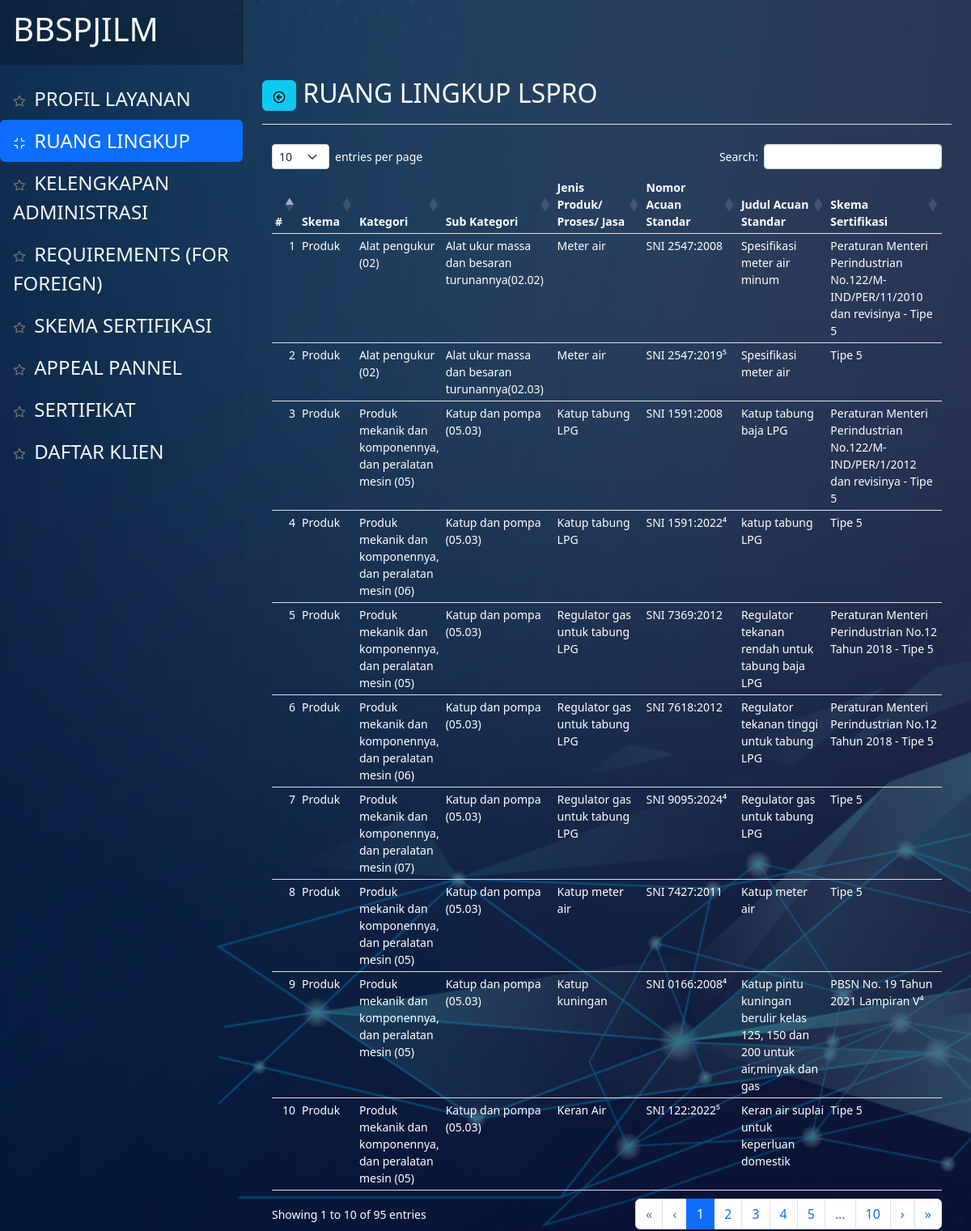
The app's page /index.php/lspro/lingkup with its own data.
### tables this page shows
CREATE TABLE `tbl_devmenu` (
  `id` int(11) NOT NULL,
  `afiliasi` varchar(63) NOT NULL,
  `nama` varchar(63) NOT NULL,
  `icon` varchar(63) NOT NULL,
  `link` varchar(127) NOT NULL,
  `nourut` int(15) NOT NULL,
  `status` varchar(15) NOT NULL
);

CREATE TABLE `tbl_lsprolingkup` (
  `id` int(11) NOT NULL,
  `skema` varchar(127) NOT NULL,
  `kategori` varchar(127) NOT NULL,
  `subkategori` varchar(127) NOT NULL,
  `jenis` varchar(127) NOT NULL,
  `noacuan` varchar(127) NOT NULL,
  `judulacuan` varchar(127) NOT NULL,
  `skemasertifikasi` varchar(127) NOT NULL,
  `status` varchar(15) NOT NULL
);

### application/views/partial.php (called while the page is built, shortened)
<?php $this->load->view('_partial/header'); ?>
<?php $this->load->view($subview); ?>

### application/controllers/Lspro.php (called while the page is built, shortened)
<?php
class Lspro extends CI_Controller
{
    public function __construct()
    {
        $this->load->model(['Dashboard_mod']);
    }
    public function lingkup()
    {
        $data['judul'] = "RUANG LINGKUP LSPRO";
        $data['getmenu'] = $this->Dashboard_mod->getAllData('tbl_devmenu', ['tbl_devmenu.status' => '1', 'tbl_devmenu.afiliasi' => 'lspro'])->result_array();
        $data['menuid'] = '17';
        $data['getlingkuplspro'] = $this->Dashboard_mod->getAllData('tbl_lsprolingkup', ['tbl_lsprolingkup.status' => '1'])->result_array();
        $data['subview'] = "lspro/lingkup";
        $this->load->view('partial', $data);
    }
}

### index.php (called while the page is built, shortened)
<?php
require_once BASEPATH.'core/CodeIgniter.php';

### application/models/Dashboard_mod.php (called while the page is built)
<?php
class Dashboard_mod extends CI_model
{
    public function getAllData($table, $where = null)
    {
        $this->db->from($table);
        if (isset($where)) {
            $this->db->where($where);
        }
        if ($table === "tbl_devmenu") {
            $this->db->order_by('tbl_devmenu.nourut', 'ASC');
        } else {
            $this->db->order_by('id', 'asc');
        }
        return $this->db->get();
    }
}

### application/views/lspro/lingkup.php (the view, shortened to what this page needs)
<div class="d-flex justify-content-between flex-wrap flex-md-nowrap align-items-center pt-3 pb-2 mb-3 border-bottom">
    <h1 class="h2"><a href="<?= base_url('dashboard/menulayanan') ?>" class="btn btn-info"><i data-feather="arrow-left-circle"></i></a> <?= $judul ?></h1>
</div>
<div class="table-responsive">
    <table class="table table-sm text-white" id="tabelruanglingkuplspro">
        <thead>
            <tr>
                <th scope="col">#</th>
                <th scope="col">Skema</th>
                <th scope="col">Kategori</th>
                <th scope="col">Sub Kategori</th>
                <th scope="col">Jenis Produk/ Proses/ Jasa</th>
                <th scope="col">Nomor Acuan Standar</th>
                <th scope="col">Judul Acuan Standar</th>
                <th scope="col">Skema Sertifikasi</th>
            </tr>
        </thead>
        <tbody>
            <?php foreach ($getlingkuplspro as $row) : ?>
                <tr>
                    <td><?= $row['id'] ?></td>
                    <td><?= $row['skema'] ?></td>
                    <td><?= $row['kategori'] ?></td>
                    <td><?= $row['subkategori'] ?></td>
                    <td><?= $row['jenis'] ?></td>
                    <td><?= $row['noacuan'] ?></td>
                    <td><?= $row['judulacuan'] ?></td>
                    <td><?= $row['skemasertifikasi'] ?></td>
                </tr>
            <?php endforeach; ?>
        </tbody>
    </table>
</div>

### application/views/_partial/header.php (shortened to what this page needs)
<!doctype html>
<html lang="en">
<head>
    <link href="<?= base_url('') ?>assets/dist/css/bootstrap.min.css" rel="stylesheet">
    <link href="<?= base_url('') ?>assets/DataTables/datatables.min.css" rel="stylesheet">
    <link href="<?= base_url('') ?>/assets/css/dashboard.css" rel="stylesheet">
</head>
<body class="text-white">
    <header class="navbar navbar-dark sticky-top flex-md-nowrap p-0">
        <a class="navbar-brand col-md-3 col-lg-3 me-10 px-3 fs-6" href="<?= base_url('dashboard/menuutama') ?>">
            <h1>BBSPJILM</h1>
        </a>
    </header>
    <div class="container-fluid text-white">
        <div class="row">
            <nav id="sidebarMenu" class="col-md-3 col-lg-3 d-md-block sidebar collapse">
                <div class="position-sticky pt-5 sidebar-sticky ">
                    <ul class="nav nav-pills d-flex flex-column justify-content-evenly align-text-center mb-auto ">
                        <?php foreach ($getmenu as $row) : ?>
                            <li class="nav-item">
                                <a href="<?= base_url($row['link']) ?>" class="nav-link fs-4 text-light <?= ($row['id'] == $menuid) ? "active" : "" ?>" aria-current="page">
                                    <i data-feather="<?= $row['icon'] ?>"></i>
                                    <?= $row['nama'] ?>
                                </a>
                            </li>
                        <?php endforeach; ?>
                    </ul>
                </div>
            </nav>
            <main class="col-md-9 ms-sm-auto col px-md-4">

### assets/css/dashboard.css (style rules this page uses)
body { font-size: .875rem; }
.feather { width: 16px; height: 16px; }
.sidebar { position: fixed; top: 0; bottom: 0; left: 0; z-index: 100; padding: 48px 0 0; box-shadow: inset -1px 0 0 rgba(0, 0, 0, .1); }
.sidebar-sticky { height: calc(100vh - 48px); overflow-x: hidden; overflow-y: auto; }
.sidebar .nav-link { font-weight: 500; color: #333; }
.sidebar .nav-link .feather { margin-right: 4px; color: #727272; }
.sidebar .nav-link.active { color: #2470dc; }
.sidebar .nav-link:hover .feather, .sidebar .nav-link.active .feather { color: inherit; }
.navbar-brand { padding-top: .75rem; padding-bottom: .75rem; background-color: rgba(0, 0, 0, .25); box-shadow: inset -1px 0 0 rgba(0, 0, 0, .25); }

### records on screen
tbl_devmenu: nama "PROFIL LAYANAN"
tbl_devmenu: nama "RUANG LINGKUP"
tbl_devmenu: nama "KELENGKAPAN ADMINISTRASI"
tbl_devmenu: nama "REQUIREMENTS (FOR FOREIGN)"
tbl_devmenu: nama "SKEMA SERTIFIKASI"
tbl_devmenu: nama "APPEAL PANNEL"
tbl_devmenu: nama "SERTIFIKAT"
tbl_devmenu: nama "DAFTAR KLIEN"
tbl_lsprolingkup: id "1", skema "Produk", kategori "Alat pengukur (02)", subkategori "Alat ukur massa dan besaran turunannya(02.02)", jenis "Meter air", noacuan "SNI 2547:2008", judulacuan "Spesifikasi meter air minum", skemasertifikasi "Peraturan Menteri Perindustrian No.122/M-IND/PER/11/2010 dan revisinya - Tipe 5"
tbl_lsprolingkup: id "2", skema "Produk", kategori "Alat pengukur (02)", subkategori "Alat ukur massa dan besaran turunannya(02.03)", jenis "Meter air", noacuan "SNI 2547:2019⁵", judulacuan "Spesifikasi meter air", skemasertifikasi "Tipe 5"
tbl_lsprolingkup: id "3", skema "Produk", kategori "Produk mekanik dan komponennya, dan peralatan mesin (05)", subkategori "Katup dan pompa (05.03)", jenis "Katup tabung LPG", noacuan "SNI 1591:2008", judulacuan "Katup tabung baja LPG", skemasertifikasi "Peraturan Menteri Perindustrian No.122/M-IND/PER/1/2012 dan revisinya - Tipe 5"
tbl_lsprolingkup: id "4", skema "Produk", kategori "Produk mekanik dan komponennya, dan peralatan mesin (06)", subkategori "Katup dan pompa (05.03)", jenis "Katup tabung LPG", noacuan "SNI 1591:2022⁴", judulacuan "katup tabung LPG", skemasertifikasi "Tipe 5"
tbl_lsprolingkup: id "5", skema "Produk", kategori "Produk mekanik dan komponennya, dan peralatan mesin (05)", subkategori "Katup dan pompa (05.03)", jenis "Regulator gas untuk tabung LPG", noacuan "SNI 7369:2012", judulacuan "Regulator tekanan rendah untuk tabung baja LPG", skemasertifikasi "Peraturan Menteri Perindustrian No.12 Tahun 2018 - Tipe 5"
tbl_lsprolingkup: id "6", skema "Produk", kategori "Produk mekanik dan komponennya, dan peralatan mesin (06)", subkategori "Katup dan pompa (05.03)", jenis "Regulator gas untuk tabung LPG", noacuan "SNI 7618:2012", judulacuan "Regulator tekanan tinggi untuk tabung LPG", skemasertifikasi "Peraturan Menteri Perindustrian No.12 Tahun 2018 - Tipe 5"
tbl_lsprolingkup: id "7", skema "Produk", kategori "Produk mekanik dan komponennya, dan peralatan mesin (07)", subkategori "Katup dan pompa (05.03)", jenis "Regulator gas untuk tabung LPG", noacuan "SNI 9095:2024⁴", judulacuan "Regulator gas untuk tabung LPG", skemasertifikasi "Tipe 5"
tbl_lsprolingkup: id "8", skema "Produk", kategori "Produk mekanik dan komponennya, dan peralatan mesin (05)", subkategori "Katup dan pompa (05.03)", jenis "Katup meter air", noacuan "SNI 7427:2011", judulacuan "Katup meter air", skemasertifikasi "Tipe 5"
tbl_lsprolingkup: id "9", skema "Produk", kategori "Produk mekanik dan komponennya, dan peralatan mesin (05)", subkategori "Katup dan pompa (05.03)", jenis "Katup kuningan", noacuan "SNI 0166:2008⁴", judulacuan "Katup pintu kuningan berulir kelas 125, 150 dan 200 untuk air,minyak dan gas", skemasertifikasi "PBSN No. 19 Tahun 2021 Lampiran V⁴"
tbl_lsprolingkup: id "10", skema "Produk", kategori "Produk mekanik dan komponennya, dan peralatan mesin (05)", subkategori "Katup dan pompa (05.03)", jenis "Keran Air", noacuan "SNI 122:2022⁵", judulacuan "Keran air suplai untuk keperluan domestik", skemasertifikasi "Tipe 5"

### other values on screen
$judul "RUANG LINGKUP LSPRO"
